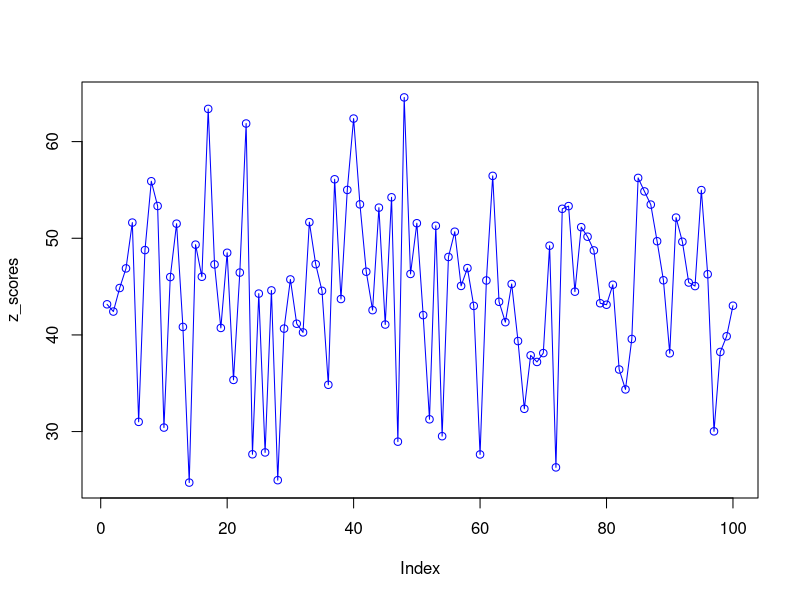
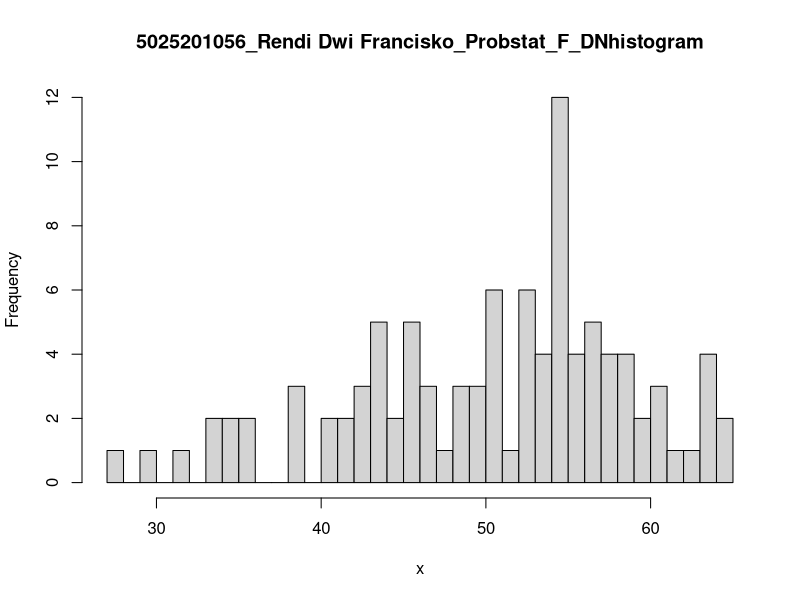

Write the R code that produced these figures, in order.
#a
n = 100
m = 50
std = 8

data <- rnorm(n,m,std)
rata_rata <- mean(data)
x1 <- floor(rata_rata)
x2 <- ceiling(rata_rata)

z_scores <- (data - mean(data) / sd(data))

plot(z_scores, type = "o", col="blue")

#b
x <- rnorm(100,50,8)
hist(x,
     breaks = 50,
     main = "5025201056_Rendi Dwi Francisko_Probstat_F_DNhistogram")

#c
var(x)
